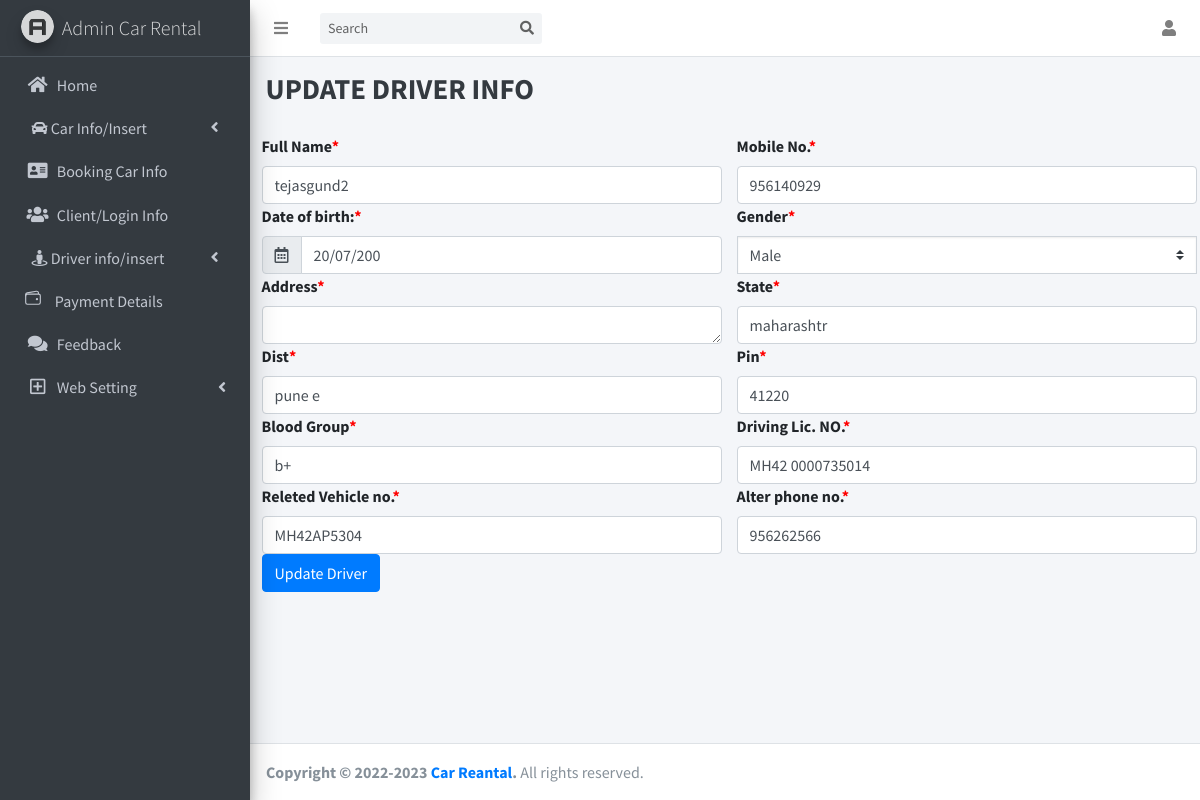
Page /edit_driver.php?id=1 (signed in) on the committed database.
### tables this page shows
CREATE TABLE `tbldriver` (
  `did` int(11) NOT NULL,
  `dname` varchar(100) DEFAULT NULL,
  `dcontactno` char(11) DEFAULT NULL,
  `daltno` char(11) DEFAULT NULL,
  `dgender` int(5) DEFAULT NULL,
  `ddob` varchar(70) DEFAULT NULL,
  `daddress` varchar(255) DEFAULT NULL,
  `dstate` varchar(80) DEFAULT NULL,
  `ddist` varchar(70) DEFAULT NULL,
  `dpin` int(7) DEFAULT NULL,
  `dbloodgroup` varchar(10) DEFAULT NULL,
  `ddlno` varchar(100) DEFAULT NULL,
  `dvehicleno` varchar(200) DEFAULT NULL,
  `dimg1` longblob DEFAULT NULL,
  `dimg2` longblob DEFAULT NULL,
  `dimg3` longblob DEFAULT NULL,
  `dimg4` longblob DEFAULT NULL,
  `dregdate` timestamp NOT NULL DEFAULT current_timestamp()
);

### edit_driver.php (the view, shortened to what this page needs)
<!DOCTYPE html>
<html lang="en">
<head>
    <?php
    include "head.php";
    ?>
</head>
<body class="hold-transition sidebar-mini layout-fixed">
    <div class="wrapper">
        <?php
        include "leftmeun.php";
        ?>
        <div class="content-wrapper">
            <div class="content-header">
                <div class="container-fluid">
                    <div class="row mb-2">
                        <div class="col-sm-6">
                            <h1 class="m-0 text-dark"><b> UPDATE DRIVER INFO</b></h1>
                        </div>
                        <div class="col-sm-6">
                        </div>
                    </div>
                </div>
            </div>
            <?php
            include 'config.php';
            $v_id = $_GET['id'];
            $sql_1 = "SELECT * FROM tbldriver WHERE did = '{$v_id}'";
            $result_1 = mysqli_query($conn, $sql_1) or die("Query Unsuccessful.");
            $row = mysqli_fetch_assoc($result_1);
            ?>
            <div class="container m-1">
                <form class="row g-3" method="post" action="<?php $_SERVER['PHP_SELF']; ?>" enctype="multipart/form-data">
                    <div class="col-md-6">
                        <label for="inputEmail4" class="form-label">Full Name<span style="color:red">*</span></label>
                        <input type="text" class="form-control" name="dname" value="<?php echo $row['dname']; ?>">
                    </div>
                    <div class="col-md-6">
                        <label for="inputPassword4" class="form-label">Mobile No.<span style="color:red">*</span></label>
                        <input type="text" class="form-control" name="dcontactno" value="<?php echo $row['dcontactno']; ?>">
                    </div>
                    <div class="col-md-6">
                        <label>Date of birth:<span style="color:red">*</span></label>
                        <div class="input-group">
                            <div class="input-group-prepend">
                                <span class="input-group-text"><i class="far fa-calendar-alt"></i></span>
                            </div>
                            <input type="text" class="form-control" name="ddob" data-inputmask-alias="datetime" data-inputmask-inputformat="dd/mm/yyyy" data-mask value="<?php echo $row['ddob']; ?>">
                            </div>
                    </div>
                    <div class="col-md-6">
                        <label for="exampleSelectRounded0">Gender<span style="color:red">*</span></label>
                        <select class="custom-select rounded-0" name="dgender" value="<?php echo $row['dgender']; ?>" id="exampleSelectRounded0">
                            <option value="1">Male</option>
                        </select>
                    </div>
                    <div class="col-md-6">
                        <label for="inputAddress" class="form-label">Address<span style="color:red">*</span></label>
                        <textarea class="form-control" name="daddress" rows="1" value="<?php echo $row['daddress']; ?>"></textarea>
                    </div>
                    <div class="col-md-6">
                        <label for="inputState" class="form-label">State<span style="color:red">*</span></label>
                        <input type="text" class="form-control" name="dstate" value="<?php echo $row['dstate']; ?>">
                    </div>
                    <div class="col-md-6">
                        <label for="indputdist" class="form-label">Dist<span style="color:red">*</span></label>
                        <input type="text" class="form-control" name="ddist" value="<?php echo $row['ddist']; ?>">
                    </div>
                    <div class="col-md-6">
                        <label for="citypin" class="form-label">Pin<span style="color:red">*</span></label>
                        <input type="text" class="form-control" name="dpin" value="<?php echo $row['dpin']; ?>">
                    </div>
                    <div class="col-md-6">
                        <label for="inputCity" class="form-label">Blood Group<span style="color:red">*</span></label>
                        <input type="text" class="form-control" name="dbloodgroup" value="<?php echo $row['dbloodgroup']; ?>">
                    </div>
                    <div class="col-md-6">
                        <label for="year" class="form-label">Driving Lic. NO.<span style="color:red">*</span></label>
                        <input type="text" class="form-control" name="ddlno" value="<?php echo $row['ddlno']; ?>">
                    </div>
                    <div class="col-md-6">
                        <label for="capacity" class="form-label">Releted Vehicle no.<span style="color:red">*</span></label>
                        <input type="text" class="form-control" name="dvehicleno" value="<?php echo $row['dvehicleno']; ?>">
                    </div>
                    <div class="col-md-6">
                        <label for="capacity" class="form-label">Alter phone no.<span style="color:red">*</span></label>
                        <input type="text" class="form-control" name="daltno" value="<?php echo $row['daltno']; ?>">
                    </div>
                    <div class="col-12">
                        <button type="submit" class="btn btn-primary"><a href="driver_info.php" style="color: white">Update Driver</a></button>
                    </div>
                </form>
            </div>
        </div>
        <?php
        include "footer.php";
        ?>
    </div>
</body>
</html>

### rows in the picture
tbldriver: dname "tejasgund2", dcontactno "956140929", ddob "20/07/200", dgender "Male", dstate "maharashtr", ddist "pune e", dpin "41220", dbloodgroup "b+", ddlno "MH42 0000735014", dvehicleno "MH42AP5304", daltno "956262566"
